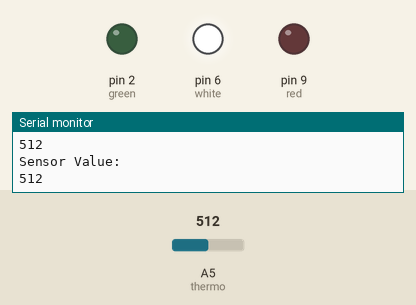
Bench run of a sketch on a simulated Arduino Uno, built with avr-gcc and run on an emulated ATmega328P. Shown: output pins drawn as LEDs (lit = HIGH), the last lines printed to the serial monitor. The test bench sets the inputs (shaded band); at power-on: A5 (thermo) = 512.

Above: at 2.2 s.
2.3 s: A5 (thermo) set to 548
At 3.2 s:
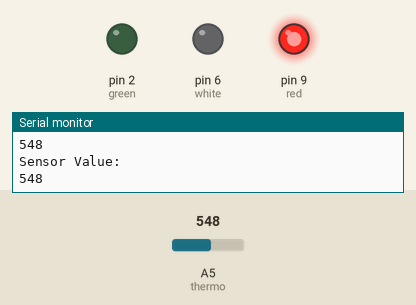
3.8 s: A5 (thermo) set to 499
5.3 s: A5 (thermo) set to 472
At 5.9 s:
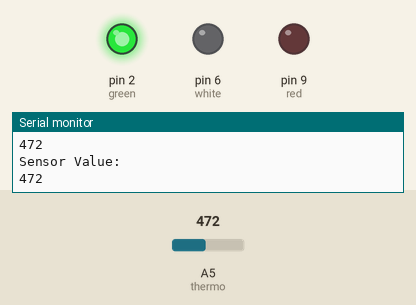
6.8 s: A5 (thermo) set to 716
At 7.2 s:
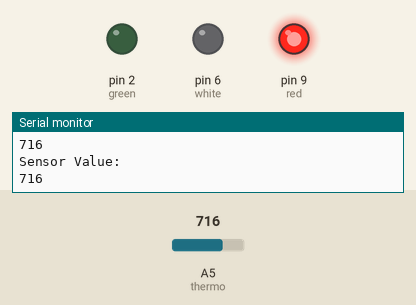
8.3 s: A5 (thermo) set to 306
At 9.7 s:
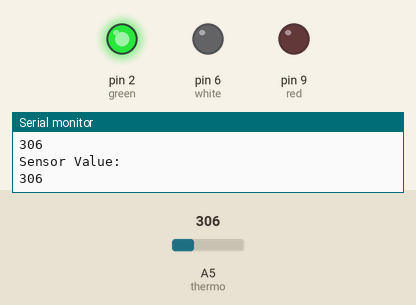
Timing chart, 0 to 10.8 s (numbered marks = the images above; inputs shaded):
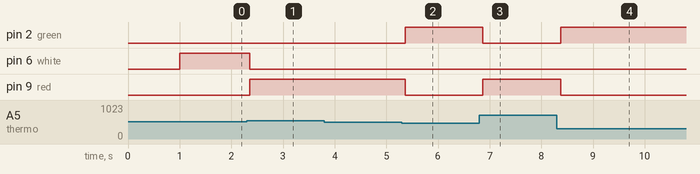

The sketch:

heat_o_meter.ino
```cpp
int thermo = A5;
int green = 2;
int white = 6;
int red = 9;

int baseline;

void setup() {
  pinMode(green, OUTPUT);
  pinMode(red, OUTPUT);
  pinMode(white, OUTPUT);

  Serial.begin(9600); //Initalizes the serial monitor

  delay(1000);
  baseline = analogRead(thermo);
  digitalWrite(white, HIGH);

}

void loop() {
  int thermoRead = analogRead(thermo);
  Serial.println("Sensor Value: ");
  Serial.println(thermoRead);

  if(thermoRead < baseline * 0.95){ //If current read is LESS THAN baseline
    digitalWrite(green,HIGH);
    digitalWrite(red,LOW);
    digitalWrite(white,LOW);
  }

  if(thermoRead > baseline * 1.05){
    digitalWrite(green,LOW);
    digitalWrite(red,HIGH);
    digitalWrite(white,LOW);
  }

  if(thermo < baseline * 1.05 && thermo > baseline * 0.95){
    digitalWrite(green,LOW);
    digitalWrite(red,LOW);
    digitalWrite(white,LOW);
  }

  delay(150);


}
```

Measured:
- the behaviour switches between 537 and 538 on A5 (thermo) (found by bisection; images 0 and 1)
- the behaviour switches between 487 and 486 on A5 (thermo) (found by bisection; images 1 and 2)
- after the input at 2.3 s, pin 6 (white): HIGH → LOW after 0.06 s; pin 9 (red): LOW → HIGH after 0.06 s
- after the input at 5.3 s, pin 2 (green): LOW → HIGH after 0.07 s; pin 9 (red): HIGH → LOW after 0.07 s
- after the input at 6.8 s, pin 2 (green): HIGH → LOW after 0.07 s; pin 9 (red): LOW → HIGH after 0.07 s
- after the input at 8.3 s, pin 2 (green): LOW → HIGH after 0.08 s; pin 9 (red): HIGH → LOW after 0.08 s
